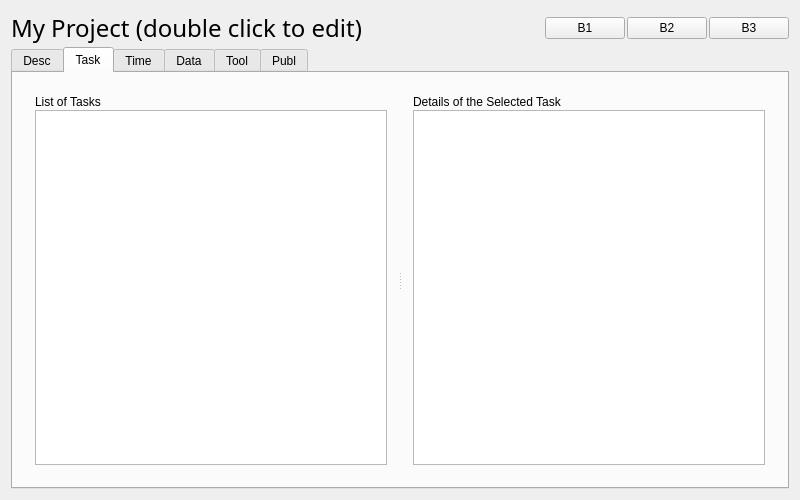
<?xml version="1.0" encoding="UTF-8"?>
<ui version="4.0">
 <class>CrabScienceProjectDashboard</class>
 <widget class="QWidget" name="CrabScienceProjectDashboard">
  <property name="geometry">
   <rect>
    <x>0</x>
    <y>0</y>
    <width>800</width>
    <height>500</height>
   </rect>
  </property>
  <property name="minimumSize">
   <size>
    <width>600</width>
    <height>400</height>
   </size>
  </property>
  <property name="windowTitle">
   <string>CrabScienceProjectDashboard</string>
  </property>
  <layout class="QVBoxLayout" name="verticalLayout">
   <property name="spacing">
    <number>2</number>
   </property>
   <item>
    <layout class="QHBoxLayout" name="horizontalLayout">
     <property name="spacing">
      <number>2</number>
     </property>
     <item>
      <widget class="QLabel" name="mainLabel">
       <property name="sizePolicy">
        <sizepolicy hsizetype="Preferred" vsizetype="Minimum">
         <horstretch>0</horstretch>
         <verstretch>0</verstretch>
        </sizepolicy>
       </property>
       <property name="font">
        <font>
         <family>IM FELL English</family>
         <pointsize>18</pointsize>
        </font>
       </property>
       <property name="text">
        <string>My Project (double click to edit)</string>
       </property>
       <property name="margin">
        <number>2</number>
       </property>
      </widget>
     </item>
     <item>
      <spacer name="horizontalSpacer">
       <property name="orientation">
        <enum>Qt::Horizontal</enum>
       </property>
       <property name="sizeHint" stdset="0">
        <size>
         <width>40</width>
         <height>20</height>
        </size>
       </property>
      </spacer>
     </item>
     <item>
      <widget class="QPushButton" name="pushButton_1">
       <property name="text">
        <string>B1</string>
       </property>
      </widget>
     </item>
     <item>
      <widget class="QPushButton" name="pushButton_2">
       <property name="text">
        <string>B2</string>
       </property>
      </widget>
     </item>
     <item>
      <widget class="QPushButton" name="pushButton_3">
       <property name="text">
        <string>B3</string>
       </property>
      </widget>
     </item>
    </layout>
   </item>
   <item>
    <widget class="QTabWidget" name="tabWidget">
     <property name="currentIndex">
      <number>1</number>
     </property>
     <widget class="QWidget" name="tab_Desc">
      <attribute name="title">
       <string>Desc</string>
      </attribute>
      <layout class="QVBoxLayout" name="verticalLayout_9">
       <item>
        <layout class="QVBoxLayout" name="verticalLayout_210">
         <property name="spacing">
          <number>1</number>
         </property>
         <item>
          <widget class="QLabel" name="label_210">
           <property name="text">
            <string>Project Description</string>
           </property>
          </widget>
         </item>
         <item>
          <widget class="QTextEdit" name="textEdit_DescTab"/>
         </item>
        </layout>
       </item>
      </layout>
     </widget>
     <widget class="QWidget" name="tab_Task">
      <attribute name="title">
       <string>Task</string>
      </attribute>
      <layout class="QVBoxLayout" name="verticalLayout_8">
       <item>
        <widget class="QSplitter" name="splitter_300">
         <property name="orientation">
          <enum>Qt::Horizontal</enum>
         </property>
         <widget class="QWidget" name="layoutWidget">
          <layout class="QVBoxLayout" name="verticalLayout_310">
           <property name="spacing">
            <number>1</number>
           </property>
           <item>
            <widget class="QLabel" name="label_311">
             <property name="text">
              <string>List of Tasks</string>
             </property>
            </widget>
           </item>
           <item>
            <widget class="TaskTreeViewClass" name="treeView_TaskTab"/>
           </item>
          </layout>
         </widget>
         <widget class="QWidget" name="layoutWidget">
          <layout class="QVBoxLayout" name="verticalLayout_320">
           <property name="spacing">
            <number>1</number>
           </property>
           <item>
            <widget class="QLabel" name="label_321">
             <property name="text">
              <string>Details of the Selected Task</string>
             </property>
            </widget>
           </item>
           <item>
            <widget class="QTableView" name="tableView_TaskTab"/>
           </item>
          </layout>
         </widget>
        </widget>
       </item>
      </layout>
     </widget>
     <widget class="QWidget" name="tab_Time">
      <attribute name="title">
       <string>Time</string>
      </attribute>
      <layout class="QVBoxLayout" name="verticalLayout_12">
       <item>
        <widget class="QSplitter" name="splitter_400">
         <property name="orientation">
          <enum>Qt::Horizontal</enum>
         </property>
         <widget class="QWidget" name="layoutWidget">
          <layout class="QVBoxLayout" name="verticalLayout_420">
           <property name="spacing">
            <number>1</number>
           </property>
           <item>
            <widget class="QLabel" name="label_421">
             <property name="text">
              <string>List of Tasks</string>
             </property>
            </widget>
           </item>
           <item>
            <widget class="TaskTreeViewClass" name="treeView_TimeTab"/>
           </item>
          </layout>
         </widget>
         <widget class="QWidget" name="layoutWidget">
          <layout class="QVBoxLayout" name="verticalLayout_410">
           <property name="spacing">
            <number>1</number>
           </property>
           <item>
            <widget class="QLabel" name="label_411">
             <property name="text">
              <string>Time Table</string>
             </property>
            </widget>
           </item>
           <item>
            <widget class="QTableView" name="tableView_TimeTab"/>
           </item>
          </layout>
         </widget>
        </widget>
       </item>
      </layout>
     </widget>
     <widget class="QWidget" name="tab_Data">
      <attribute name="title">
       <string>Data</string>
      </attribute>
      <layout class="QVBoxLayout" name="verticalLayout_15">
       <item>
        <widget class="QSplitter" name="splitter_500">
         <property name="orientation">
          <enum>Qt::Horizontal</enum>
         </property>
         <widget class="QWidget" name="layoutWidget">
          <layout class="QVBoxLayout" name="verticalLayout_510">
           <property name="spacing">
            <number>1</number>
           </property>
           <item>
            <widget class="QLabel" name="label_511">
             <property name="text">
              <string>File Browser</string>
             </property>
            </widget>
           </item>
           <item>
            <widget class="QColumnView" name="columnView_DataTab"/>
           </item>
          </layout>
         </widget>
         <widget class="QWidget" name="layoutWidget">
          <layout class="QVBoxLayout" name="verticalLayout_520">
           <property name="spacing">
            <number>1</number>
           </property>
           <item>
            <widget class="QLabel" name="label_521">
             <property name="text">
              <string>ReadMe Note</string>
             </property>
            </widget>
           </item>
           <item>
            <widget class="QTextEdit" name="textEdit_DataTab"/>
           </item>
          </layout>
         </widget>
        </widget>
       </item>
      </layout>
     </widget>
     <widget class="QWidget" name="tab_Tool">
      <attribute name="title">
       <string>Tool</string>
      </attribute>
      <layout class="QVBoxLayout" name="verticalLayout_20">
       <item>
        <widget class="QSplitter" name="splitter_600">
         <property name="orientation">
          <enum>Qt::Horizontal</enum>
         </property>
         <widget class="QWidget" name="layoutWidget">
          <layout class="QVBoxLayout" name="verticalLayout_610">
           <property name="spacing">
            <number>1</number>
           </property>
           <item>
            <widget class="QLabel" name="label_611">
             <property name="text">
              <string>File Browser</string>
             </property>
            </widget>
           </item>
           <item>
            <widget class="QColumnView" name="columnView_ToolTab"/>
           </item>
          </layout>
         </widget>
         <widget class="QWidget" name="layoutWidget">
          <layout class="QVBoxLayout" name="verticalLayout_620">
           <property name="spacing">
            <number>1</number>
           </property>
           <item>
            <widget class="QLabel" name="label_621">
             <property name="text">
              <string>ReadMe Note</string>
             </property>
            </widget>
           </item>
           <item>
            <widget class="QTextEdit" name="textEdit_ToolTab"/>
           </item>
          </layout>
         </widget>
        </widget>
       </item>
      </layout>
     </widget>
     <widget class="QWidget" name="tab_Publ">
      <attribute name="title">
       <string>Publ</string>
      </attribute>
      <layout class="QVBoxLayout" name="verticalLayout_21">
       <item>
        <widget class="QSplitter" name="splitter_700">
         <property name="orientation">
          <enum>Qt::Horizontal</enum>
         </property>
         <widget class="QWidget" name="layoutWidget">
          <layout class="QVBoxLayout" name="verticalLayout_710">
           <property name="spacing">
            <number>1</number>
           </property>
           <item>
            <widget class="QLabel" name="label_711">
             <property name="text">
              <string>File Browser</string>
             </property>
            </widget>
           </item>
           <item>
            <widget class="QColumnView" name="columnView_PublTab"/>
           </item>
          </layout>
         </widget>
         <widget class="QWidget" name="layoutWidget">
          <layout class="QVBoxLayout" name="verticalLayout_720">
           <property name="spacing">
            <number>1</number>
           </property>
           <item>
            <widget class="QLabel" name="label_721">
             <property name="text">
              <string>ReadMe Note</string>
             </property>
            </widget>
           </item>
           <item>
            <widget class="QTextEdit" name="textEdit_PublTab"/>
           </item>
          </layout>
         </widget>
        </widget>
       </item>
      </layout>
     </widget>
    </widget>
   </item>
  </layout>
 </widget>
 <layoutdefault spacing="6" margin="11"/>
 <customwidgets>
  <customwidget>
   <class>TaskTreeViewClass</class>
   <extends>QTreeView</extends>
   <header>TaskTreeViewClass.h</header>
  </customwidget>
 </customwidgets>
 <resources/>
 <connections/>
</ui>
